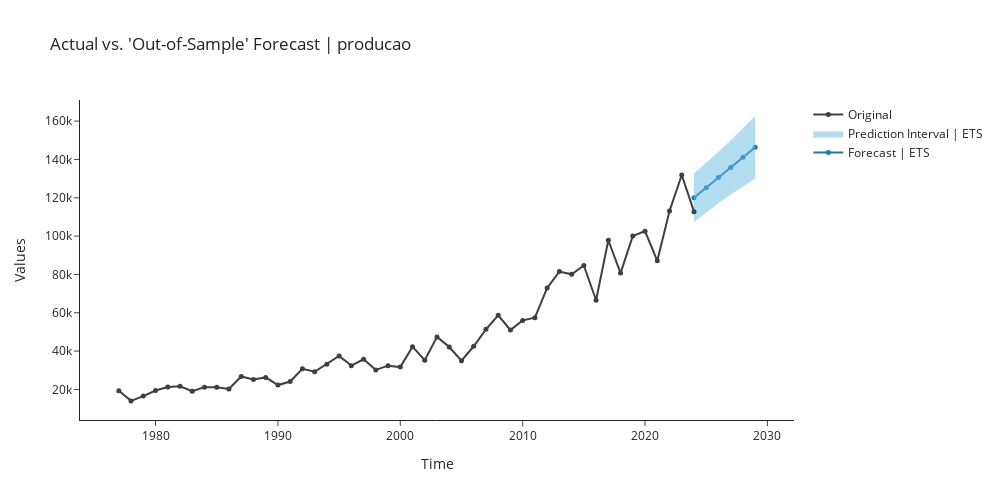

The code cell stored with this chart in its notebook:
### Markdown cell above
## ets

### Code cell
ets = exp.create_model('ets')
exp.plot_model(plot = 'decomp', 
               data_kwargs = {'type' : 'multiplicative'},
               fig_kwargs = {"height":500,"width":1000,"template": "simple_white","hoverinfo":"none","big_data_threshold":50})
exp.plot_model(estimator = ets, 
               plot = 'forecast', 
               data_kwargs = {'fh' : 6},
               fig_kwargs = {"height":500,"width":1000,"template": "simple_white","hoverinfo":"none","big_data_threshold":50})

### Figure 1 — Plotly figure (JSON) as saved in the notebook; plotly's stock layout.template omitted (floating-point values rounded to 4 significant figures)
{"data": [{"line": {"color": "#1f77b4"}, "marker": {"size": 5}, "mode": "lines+markers", "name": "Forecast | ETS", "showlegend": true, "type": "scatter", "x": [2024, 2025, 2026, 2027, 2028, 2029], "y": [120000.0, 125300.0, 130600.0, 135800.0, 141100.0, 146400.0]}, {"line": {"width": 0}, "marker": {"color": "#68BBE3"}, "mode": "lines", "name": "Lower Interval", "showlegend": false, "type": "scatter", "x": [2024, 2025, 2026, 2027, 2028, 2029], "y": [107400.0, 112300.0, 117100.0, 121700.0, 126000.0, 130100.0]}, {"fill": "tonexty", "fillcolor": "rgba(104,187,227,0.5)", "line": {"width": 0}, "marker": {"color": "#68BBE3"}, "mode": "lines", "name": "Prediction Interval | ETS", "showlegend": true, "type": "scatter", "x": [2024, 2025, 2026, 2027, 2028, 2029], "y": [132700.0, 138300.0, 144000.0, 150000.0, 156200.0, 162700.0]}, {"marker": {"color": "#3f3f3f", "size": 5}, "mode": "lines+markers", "name": "Original", "showlegend": true, "type": "scatter", "x": [1977, 1978, 1979, 1980, 1981, 1982, 1983, 1984, 1985, 1986, 1987, 1988, 1989, 1990, 1991, 1992, 1993, 1994, 1995, 1996, 1997, 1998, 1999, 2000, 2001, 2002, 2003, 2004, 2005, 2006, 2007, 2008, 2009, 2010, 2011, 2012, 2013, 2014, 2015, 2016, 2017, 2018, 2019, 2020, 2021, 2022, 2023, 2024], "y": [19256, 14017, 16514, 19435, 21284, 21605, 19015, 21178, 21175, 20265, 26759, 25224, 26268, 22258, 24100.0, 30770.0, 29210.0, 33170.0, 37440.0, 32400.0, 35720.0, 30190.0, 32390.0, 31640.0, 42290.0, 35270.0, 47410.0, 42130.0, 35010.0, 42510.0, 51370.0, 58650.0, 51000.0, 56020.0, 57410.0, 72980.0, 81510.0, 80050.0, 84670.0, 66530.0, 97840.0, 80710.0, 100000.0, 102600.0, 87100.0, 113100.0, 131900.0, 112800.0]}], "layout": {"autosize": false, "height": 500, "showlegend": true, "title": {"text": "Actual vs. 'Out-of-Sample' Forecast | producao"}, "width": 1000, "xaxis": {"title": {"text": "Time"}}, "yaxis": {"title": {"text": "Values"}}}}
